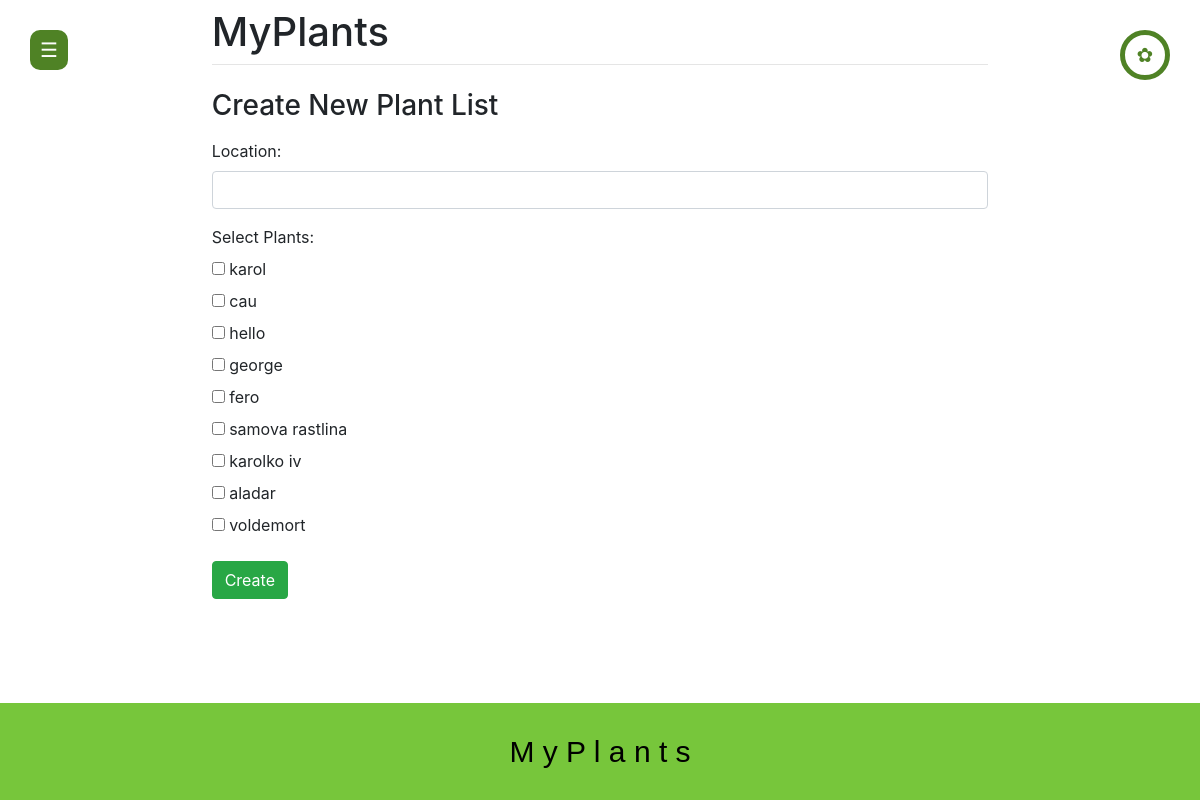
Page /create/ (signed in) on the earlier database version.
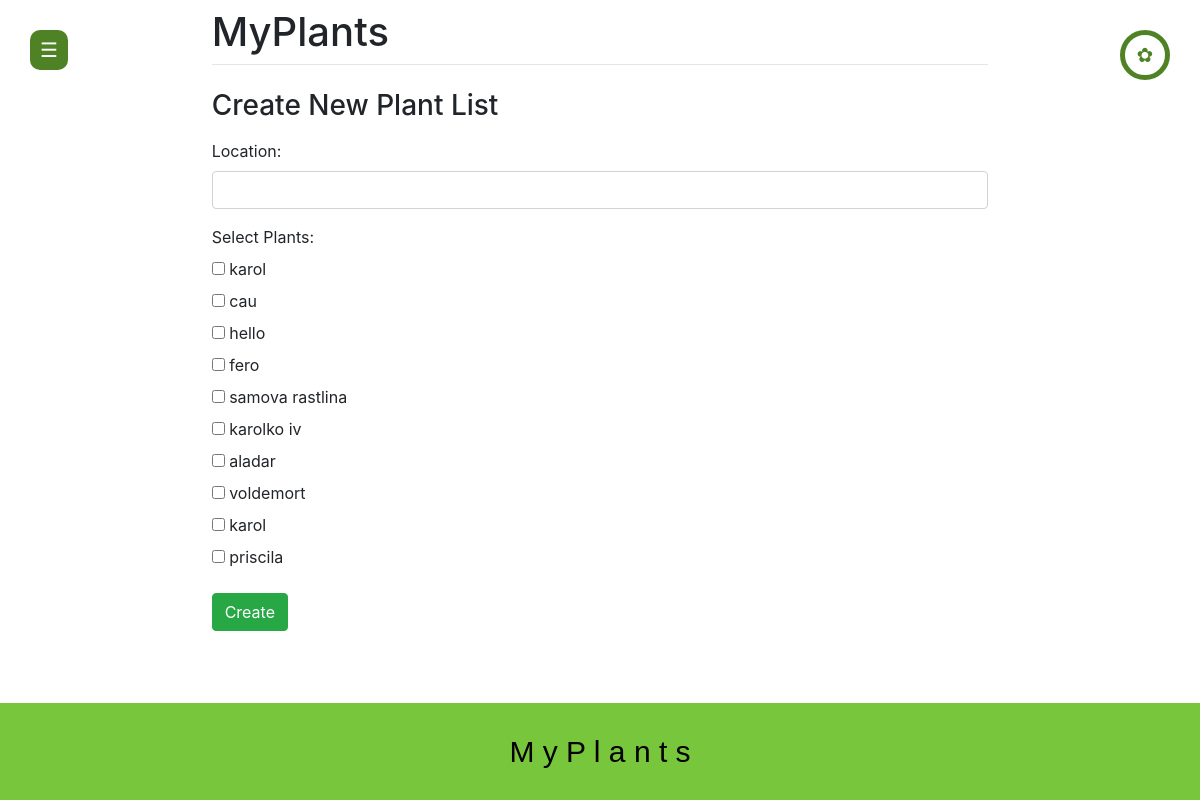
Same page on the later database version.
### main/models.py (models this page shows, shortened)
class Plants(models.Model):
    listID = models.ForeignKey(PlantList, on_delete=models.CASCADE, related_name='plants')
    name = models.CharField(max_length=200)
    type = models.CharField(max_length=200)
    water = models.IntegerField()
    period = models.IntegerField()

### main/views.py (the view)
# urls.py: path('create/', views.create_new_list, name='create_new_list'),
def create_new_list(request):
    if request.method == 'POST':
        form = CreateNewList(request.user, request.POST)
        if form.is_valid():
            new_list = form.save(request.user)
            return redirect('view')
    else:
        form = CreateNewList(user=request.user)
    return render(request, 'main/create.html', {'form': form})

### main/forms.py (shortened to what this page needs)
class CreateNewList(forms.Form):
    location = forms.CharField(label="Location", max_length=200)
    plants = forms.ModelMultipleChoiceField(
        queryset=Plants.objects.none(),  # update to empty queryset initially
        label="Select Plants",
        widget=forms.CheckboxSelectMultiple,
    )
    def __init__(self, user=None, *args, **kwargs):
        super(CreateNewList, self).__init__(*args, **kwargs)
        if user:
            self.fields['plants'].queryset = Plants.objects.filter(listID__userID=user)

### main/templates/main/create.html (shortened to what this page needs)
{% extends 'main/base.html' %}
{% block content %}
    <h3>Create New Plant List</h3>
    <form method="post" class="mt-3">
        <div class="form-group">
            <label for="id_location">Location:</label>
            <input type="text" id="id_location" name="location" class="form-control" required>
        </div>
        <div class="form-group">
            <label for="id_plants">Select Plants:</label><br>
            {% for plant in form.plants.field.queryset %}
                <label class="checkbox-inline">
                    <input type="checkbox" name="plants" value="{{ plant.pk }}" id="id_plants_{{ plant.pk }}"> {{ plant.name }}
                </label>
                <br>
            {% endfor %}
        </div>
        <button type="submit" name="save" class="btn btn-success">Create</button>
    </form>
</div>
{% endblock %}

Differences in the rows shown:
removed Plants: name "george"
now on this page (row edited): Plants: name "karol"
now on this page (row edited): Plants: name "priscila"
